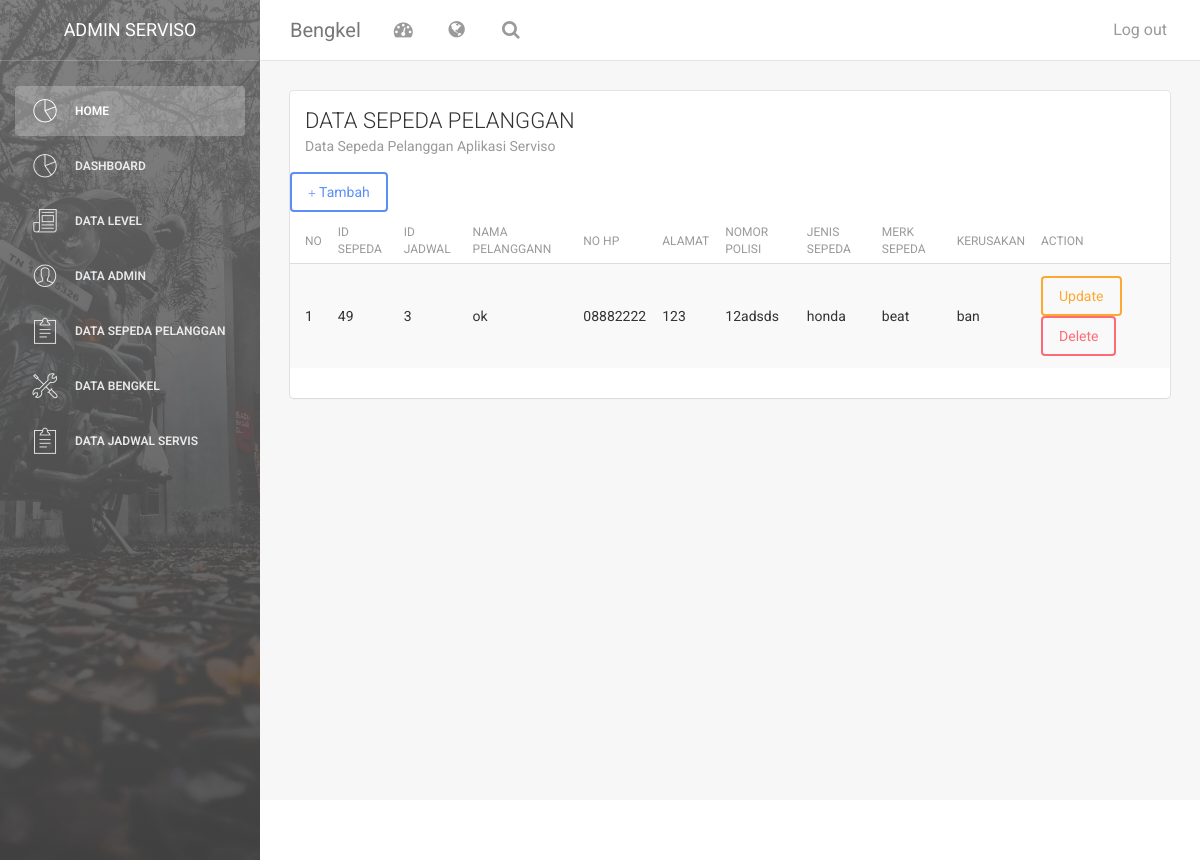
/index.php/sepeda, run on an earlier commit of the app's database.
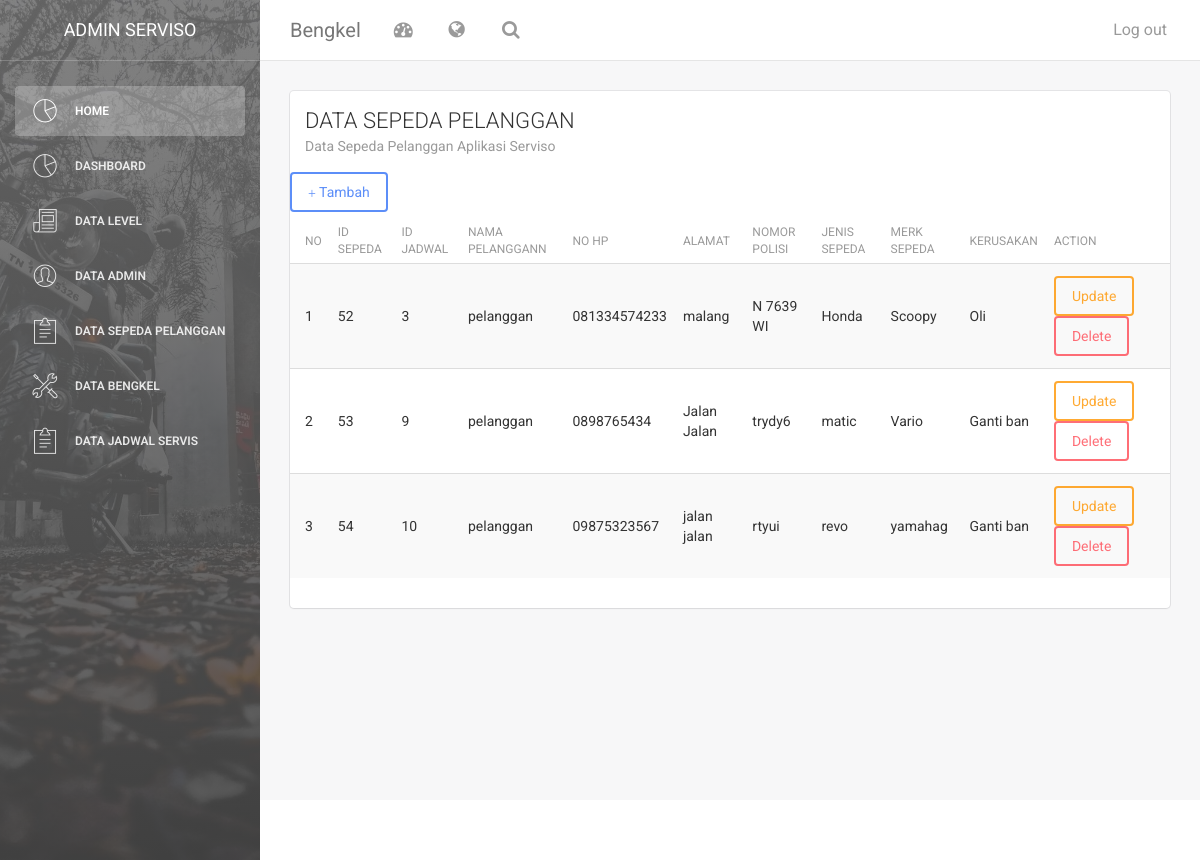
And on a later commit of the database.
### tables this page shows
CREATE TABLE `unit_sepeda` (
  `id_unit_sepeda` int(50) NOT NULL,
  `nama_pelanggan` varchar(100) NOT NULL,
  `no_polisi` varchar(225) NOT NULL,
  `jenis_sepeda` varchar(225) NOT NULL,
  `merk_sepeda` varchar(225) NOT NULL,
  `kerusakan` text NOT NULL,
  `no_hp` varchar(20) NOT NULL,
  `alamat` text NOT NULL,
  `id_jadwal` int(50) NOT NULL,
  `id_bengkel` int(50) NOT NULL
);

CREATE TABLE `jadwal` (
  `id_jadwal` int(50) NOT NULL,
  `jadwal_mulai` time NOT NULL,
  `jadwal_selesai` time NOT NULL,
  `id_bengkel` int(11) NOT NULL,
  `status` varchar(10) NOT NULL
);

### application/controllers/sepeda.php (called while the page is built, shortened)
<?php
class sepeda extends CI_Controller {
        public function __construct()
        {
          $this->load->model('sepeda_m');
          $this->load->library('form_validation');
      }
	public function index()
	{
        $data['konten']="sepeda_v";
        $this->load->model('jadwal_m', 'jadwal');
        $data['data_jadwal']=$this->jadwal->get_jadwal();
        $this->load->model('jadwal_m');
        $data['arr']=$this->sepeda_m->get_sepeda();
        $this->load->view('dashboard',$data, FALSE);
        }
    }

### index.php (called while the page is built, shortened)
<?php
require_once BASEPATH.'core/CodeIgniter.php';

### application/models/sepeda_m.php (called while the page is built, shortened)
<?php
class sepeda_m extends CI_Model {
	public function get_sepeda()
	{
     $arr= $this->db->join('jadwal','jadwal.id_jadwal=unit_sepeda.id_jadwal')
     ->get('unit_sepeda')->result();
	   return $arr;
    }
}

### application/views/sepeda_v.php (the view, shortened to what this page needs)
<div class="content">
            <div class="container-fluid">
                <div class="row">
                    <div class="col-md-12">
                        <div class="card">
                            <div class="header">
                            <h4 class="title">DATA SEPEDA PELANGGAN</h4>
                                <p class="category">Data Sepeda Pelanggan Aplikasi Serviso</p>
                            </div>
                            <div class="content table-responsive table-full-width">
                                <table class="table table-hover table-striped">
                                <a href="#tambah" class="btn btn-primary" data-toggle="modal"><span class="glyphicon glyphicon-plus"></span> Tambah</a>
                                    <thead>
                                        <th>NO</th>
                                        <th>ID SEPEDA</th>
                                        <th>ID JADWAL</th>
                                        <th>NAMA PELANGGANN</th>
                                        <th>NO HP</th>
                                        <th>ALAMAT</th>
                                        <th>NOMOR POLISI</th>
                                        <th>JENIS SEPEDA</th>
                                        <th>MERK SEPEDA</th>
                                        <th>KERUSAKAN</th>
                                        <th>ACTION</th>
                                    </thead>
                                    <?php
                                     $no=0;
                                 foreach ($arr as $dt_sepeda) {
                                    $no++;
                                        echo '<tr>
                                <td>'.$no.'</td>
                                <td>'.$dt_sepeda->id_unit_sepeda.'</td>
                                <td>'.$dt_sepeda->id_jadwal.'</td>
                                <td>'.$dt_sepeda->nama_pelanggan.'</td>
                                <td>'.$dt_sepeda->no_hp.'</td>
                                <td>'.$dt_sepeda->alamat.'</td>
                                <td>'.$dt_sepeda->no_polisi.'</td>
                                <td>'.$dt_sepeda->jenis_sepeda.'</td>
                                <td>'.$dt_sepeda->merk_sepeda.'</td>
                                <td>'.$dt_sepeda->kerusakan.'</td>
                                <td><a href="#update_sepeda" class="btn btn-warning" data-toggle="modal" onclick="tm_detail('.$dt_sepeda->id_unit_sepeda.')">Update</a>
                                <a href="'.base_url('index.php/sepeda/hapus_sepeda/'.$dt_sepeda->id_unit_sepeda).'" onclick="return confirm(\'anda yakin?\')" class="btn btn-danger">Delete</a></td>
                             </tr>';
                                }
                                ?>
                                </table>
    </div>
  </div>
</div>
                            </div>
                        </div>
                    </div>
                </div>
            </div>
        <footer class="footer">
            <div class="container-fluid">
                <nav class="pull-left">
                    <ul>
                        <li>
                            <a href="#">
                            </a>
                        </li>
                        <li>
                            <a href="#">
                            </a>
                        </li>
                        <li>
                            <a href="#">
                            </a>
                        </li>
                    </ul>
                </nav>
            </div>
        </footer>

What changed in the data, as far as the page shows it:
removed unit_sepeda: id_unit_sepeda "49", id_jadwal.id_jadwal "3", nama_pelanggan "ok", no_hp "08882222", alamat "123", no_polisi "12adsds", jenis_sepeda "honda", merk_sepeda "beat", kerusakan "ban"
added unit_sepeda: id_unit_sepeda "52", id_jadwal.id_jadwal "3", nama_pelanggan "pelanggan", no_hp "081334574233", alamat "malang", no_polisi "N 7639 WI", jenis_sepeda "Honda", merk_sepeda "Scoopy", kerusakan "Oli"
added unit_sepeda: id_unit_sepeda "53", id_jadwal.id_jadwal "9", nama_pelanggan "pelanggan", no_hp "0898765434", alamat "Jalan Jalan", no_polisi "trydy6", jenis_sepeda "matic", merk_sepeda "Vario", kerusakan "Ganti ban"
added unit_sepeda: id_unit_sepeda "54", id_jadwal.id_jadwal "10", nama_pelanggan "pelanggan", no_hp "09875323567", alamat "jalan jalan", no_polisi "rtyui", jenis_sepeda "revo", merk_sepeda "yamahag", kerusakan "Ganti ban"
